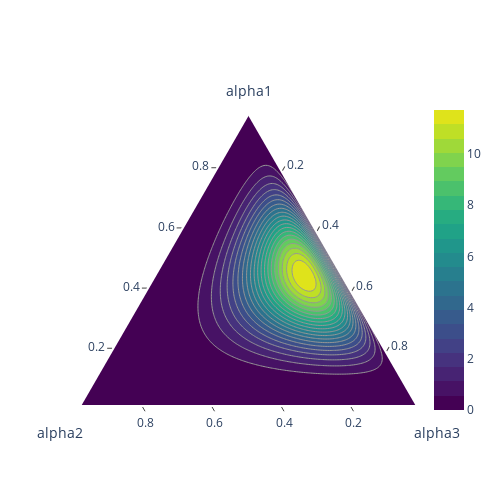

The code cell stored with this chart in its notebook:
### Code cell
%matplotlib inline
draw_pdf_contours([5,2,5])
